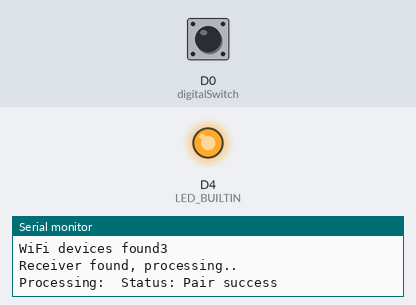
Simulated run of this sketch. Board: ESP8266 (NodeMCU). Shown: output pins drawn as LEDs (lit = HIGH, except the on-board LED, lit = LOW), the last lines printed to the serial monitor. Dashed ring = blinking. The test bench sets the inputs (shaded band); at power-on: D0 (digitalSwitch) LOW. A WiFi scan finds three made-up networks.

Above: at 3.3 s.
3.4 s: D0 (digitalSwitch) pulled HIGH for 3.2 s
At 3.88 s:
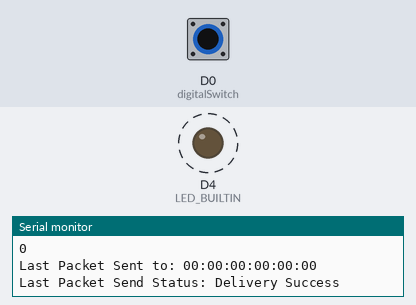
8.1 s: D0 (digitalSwitch) pulled HIGH for 0.15 s
At 9.1 s:
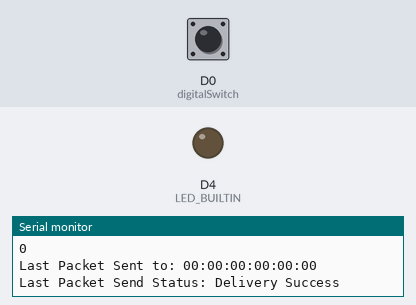
Timing chart, 0 to 11.1 s (numbered marks = the images above; inputs shaded):
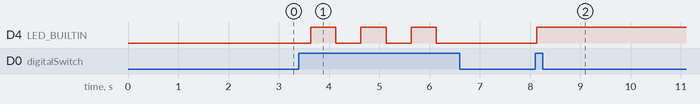

Measured:
- after the input at 3.4 s, D4 (LED_BUILTIN): alternates HIGH for 0.50 s and LOW for 0.50 s, 6 changes in all, then stays LOW, starting after 0.23 s
- after the input at 8.1 s, D4 (LED_BUILTIN): LOW → HIGH at once

The sketch:

espnow_client_singleServer.ino
```cpp
#include <ESP8266WiFi.h>
#include <espnow.h>

#define digitalSwitch D0
bool currentStatusSwitch;
bool deviceState;
bool isServerOnline;

unsigned long previousMillis = 0;
const long interval = 500;

typedef struct esp_now_peer_info {
  u8 peer_addr[6];
  uint8_t channel;
  uint8_t encrypt;
}esp_now_peer_info_t;

esp_now_peer_info_t slaveInfo;
#define CHANNEL 3


void InitESPNow() {
  WiFi.disconnect();
  if (esp_now_init() == 0) {
    Serial.println("ESPNow Init Success");
  }
  else {
    Serial.println("ESPNow Init Failed");
    ESP.restart();
  }
  esp_now_set_self_role(ESP_NOW_ROLE_CONTROLLER);
}


void ScanForSlave() {
  int8_t scanResults = WiFi.scanNetworks();
  memset(&slaveInfo, 0, sizeof(slaveInfo));
  isServerOnline = false;

  Serial.println("");

  if (scanResults == 0) {
    Serial.println("No WiFi devices in AP Mode found");
  } else {
    Serial.print("WiFi devices found");
    Serial.println(scanResults);

    for (int i = 0; i < scanResults; ++i) {
      String SSID = WiFi.SSID(i);
      int32_t RSSI = WiFi.RSSI(i);
      String BSSIDstr = WiFi.BSSIDstr(i);

      delay(10);

      if (SSID.indexOf("Slave") == 0) {
        Serial.print(SSID); Serial.print(" ["); Serial.print(BSSIDstr); Serial.print("]"); Serial.print(" ("); Serial.print(RSSI); Serial.print(")"); Serial.println("");
        int mac[6];

        if ( 6 == sscanf(BSSIDstr.c_str(), "%x:%x:%x:%x:%x:%x",  &mac[0], &mac[1], &mac[2], &mac[3], &mac[4], &mac[5] ) ) {
            memcpy(slaveInfo.peer_addr, &mac, sizeof(mac));
          }
        }

        slaveInfo.channel = CHANNEL;
        slaveInfo.encrypt = 0;
        isServerOnline = true;

      }
    }

    if (isServerOnline) {
      Serial.println("Receiver found, processing..");
    } else {
      Serial.println("No receiver Found, trying again.");
    }

  WiFi.scanDelete();

}


void manageSlave() {
  if (isServerOnline) {
      const esp_now_peer_info_t *peer = &slaveInfo;
      u8 *peer_addr = slaveInfo.peer_addr;

      Serial.print("Processing: ");

      Serial.print(" Status: ");

      bool exists = esp_now_is_peer_exist((u8*)peer_addr);

      if (exists) {
        Serial.println("Already Paired");
      } else {
        int addStatus = esp_now_add_peer((u8*)peer_addr, ESP_NOW_ROLE_CONTROLLER, CHANNEL, NULL, 0);

        if (addStatus == 0) {
          // Pair success
          Serial.println("Pair success");
        } else {
          Serial.println("Pair failed");
        }
        delay(100);
      }

  } else {
    Serial.println("No receiver found to process");
  }
}


void sendData() {
  u8 *peer_addr = slaveInfo.peer_addr;

  Serial.print("Sending: ");
  Serial.println(deviceState);

  int result = esp_now_send(peer_addr, (u8*)&deviceState, sizeof(deviceState));
  Serial.print("Send Status: ");

  if (result == 0) {
    Serial.println("Success");
  } else {
    Serial.println("Failed");
  }
}


// callback when data is sent from Master to Slave
esp_now_send_cb_t OnDataSent([](uint8_t *mac_addr, uint8_t status) {
  char macStr[18];
  snprintf(macStr, sizeof(macStr), "%02x:%02x:%02x:%02x:%02x:%02x",
           mac_addr[0], mac_addr[1], mac_addr[2], mac_addr[3], mac_addr[4], mac_addr[5]);

  Serial.println(status);
  Serial.print("Last Packet Sent to: ");
  Serial.println(macStr);
  Serial.print("Last Packet Send Status: ");
  Serial.println(status == 0 ? "Delivery Success" : "Delivery Fail");
});


void setup() {
  Serial.begin(115200);

  pinMode(digitalSwitch, INPUT);
  pinMode(LED_BUILTIN, OUTPUT);

  WiFi.mode(WIFI_STA);
  Serial.println("ESPNow/Single-Slave/Sender Example");
  Serial.print("STA MAC: ");
  Serial.println(WiFi.macAddress());

  InitESPNow();
  esp_now_register_send_cb(OnDataSent);

  ScanForSlave();

  if (isServerOnline) {
    manageSlave();
  }
}

void loop() {

  unsigned long currentMillis = millis();
  currentStatusSwitch = digitalRead(digitalSwitch);

  if (currentMillis - previousMillis >= interval) {
    previousMillis = currentMillis;

    if (currentStatusSwitch == HIGH) {
      Serial.println("Sensor Touched");
      deviceState = !deviceState;
      digitalWrite(LED_BUILTIN, deviceState);

      sendData();

    }
  }

}
```
